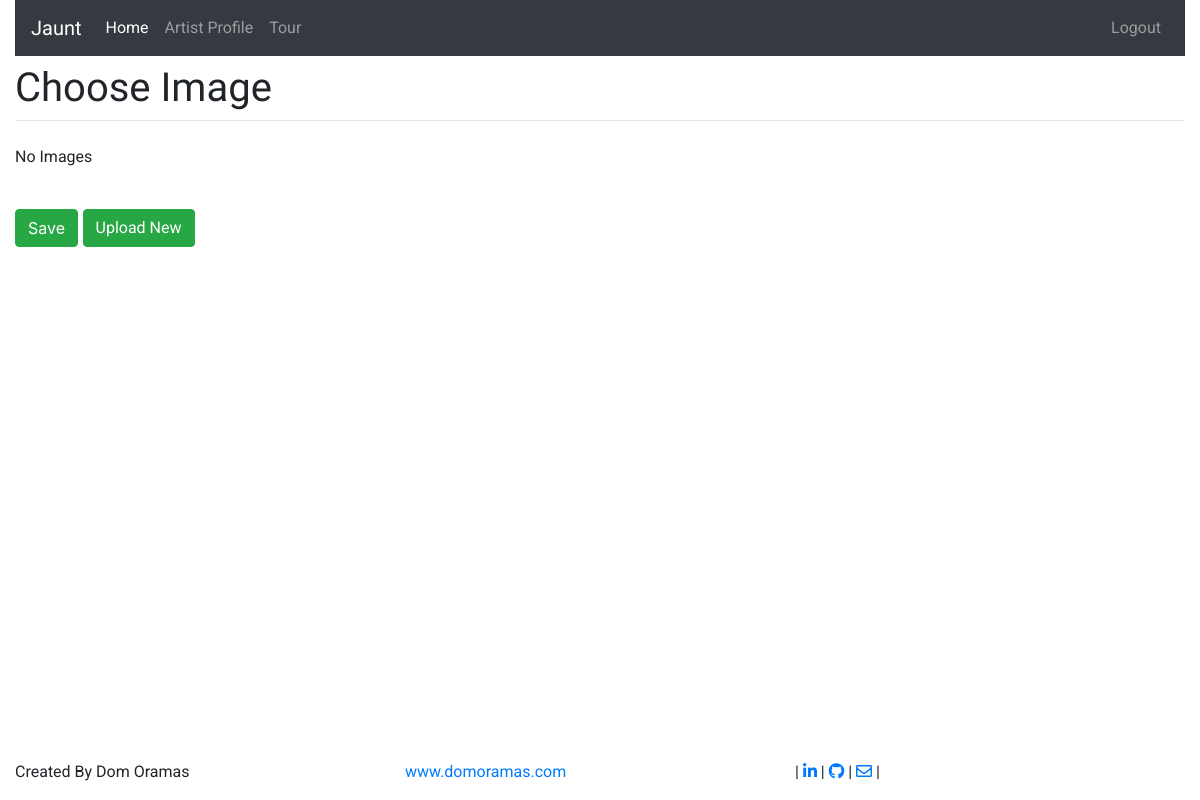
Before: /artist_profile/10/image_choice/ (signed in) with the older database file.
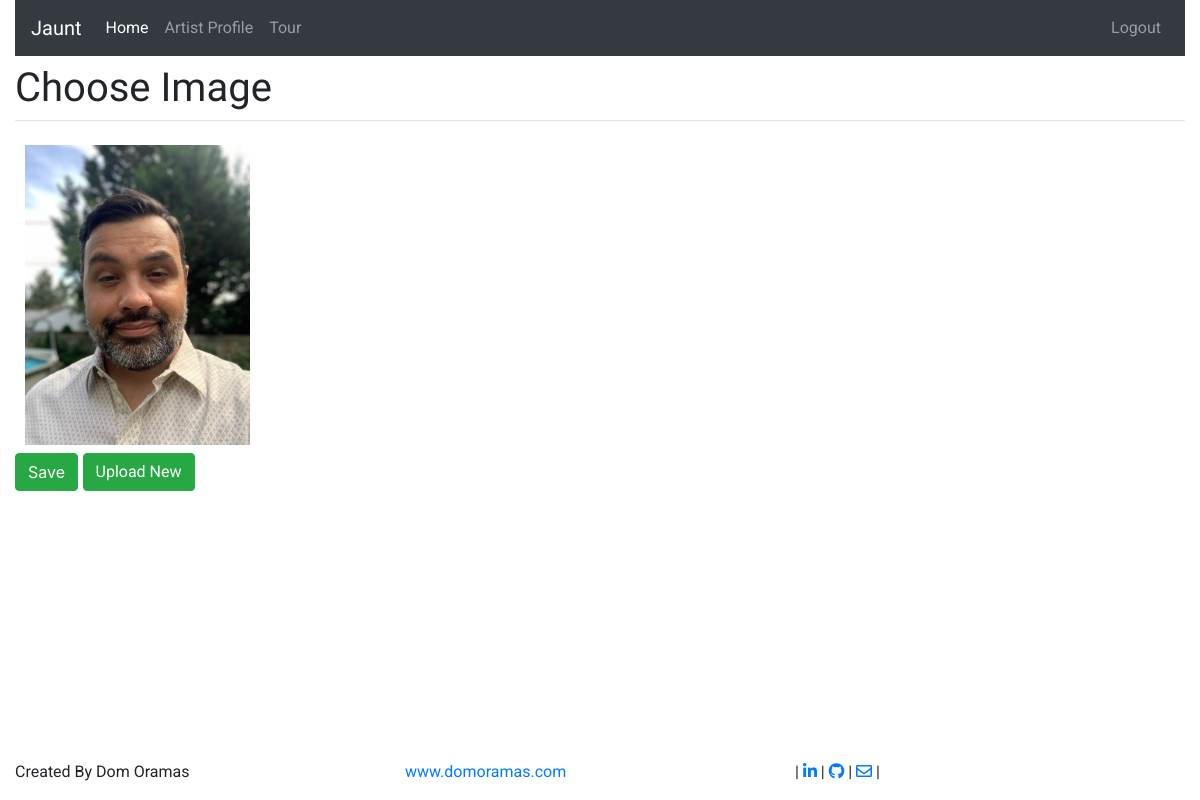
After: the same page with the newer database file.
### artist_profile/models.py (models this page shows)
class ArtistImage(models.Model):
  artist = models.ForeignKey(ArtistProfile, on_delete=models.CASCADE)
  image = models.ImageField(upload_to='images/')

### artist_profile/views.py (the view)
# urls.py: path('<int:pk>/image_choice/', views.ImageChoice.as_view(), name="image_choice"),
class ImageChoice(LoginRequiredMixin, ListView):
  model = ArtistImage
  template_name = "image_choice.html"
  context_object_name = "image_list"
  def get_context_data(self, **kwargs):
    context = super().get_context_data(**kwargs)
    context['artistpk'] = self.kwargs["pk"]
    return context
  def get_queryset(self):
    return ArtistImage.objects.filter(artist__id=self.kwargs["pk"])

### templates/image_choice.html (shortened to what this page needs)
{% extends 'base.html' %}
{% load crispy_forms_tags %}
{% block content %}
<div class="row justify-content-center">
  <div class="col-md-12">
    <h1 class="mt-2">Choose Image</h1>
    <hr class="mt-0 mb-4">
    {% if image_list %}
    <form  action="{% url 'artist_profile:selectpic' artistpk %}" method="post">
  {% for image in image_list %}
    <div class= "form-check form-check-inline">
      <label>
        <img class= "form-check-label" src="{{ image.image.url }}" style="height: 300px">
      </label>
    </div>
  {% endfor %}
    </div>
  </div>
  <div class="row">
    <div class="col-12">
      <input type="submit" class= "btn btn-success" value="Save">
      <a href="{% url 'artist_profile:upload'  artistpk %}" type="button" class="btn btn-success">Upload New</a>
    </div>
  </div>
{% else %}
<div>
  <p>No Images</p>
  <br>
  <input type="submit" class= "btn btn-success" value="Save">
  <a href="{% url 'artist_profile:upload'  artistpk %}" type="button" class="btn btn-success">Upload New</a>
{% endif %}
{% endblock %}

Changed rows visible on the page:
added ArtistImage: image (picture)
Other visible differences:
form field value: (not shown) → "Save"
form field value: "Save" → (not shown)
text no longer shown: "No Images"
